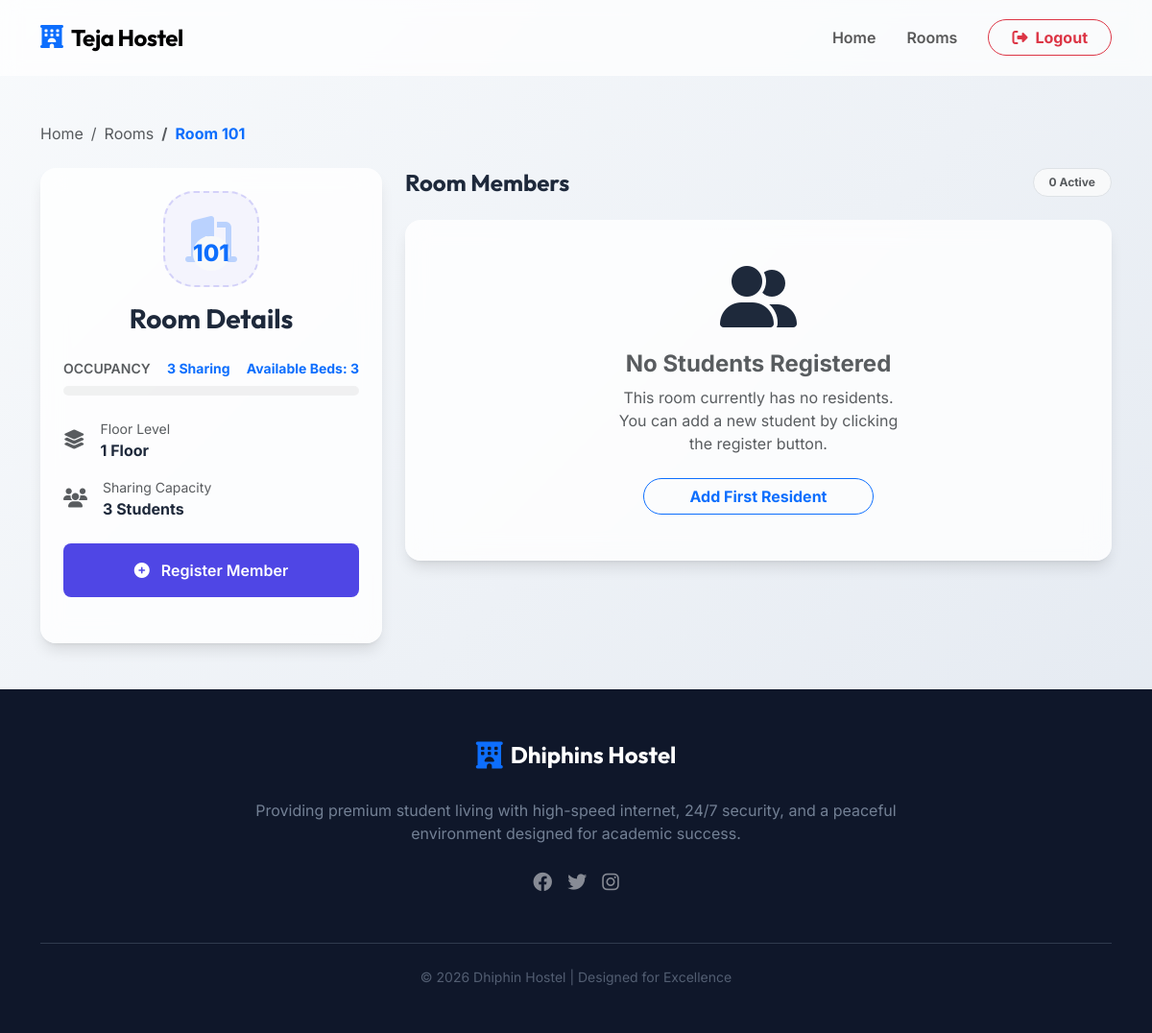
The page /myapp/room_details/101 (signed in) on the database as committed earlier.
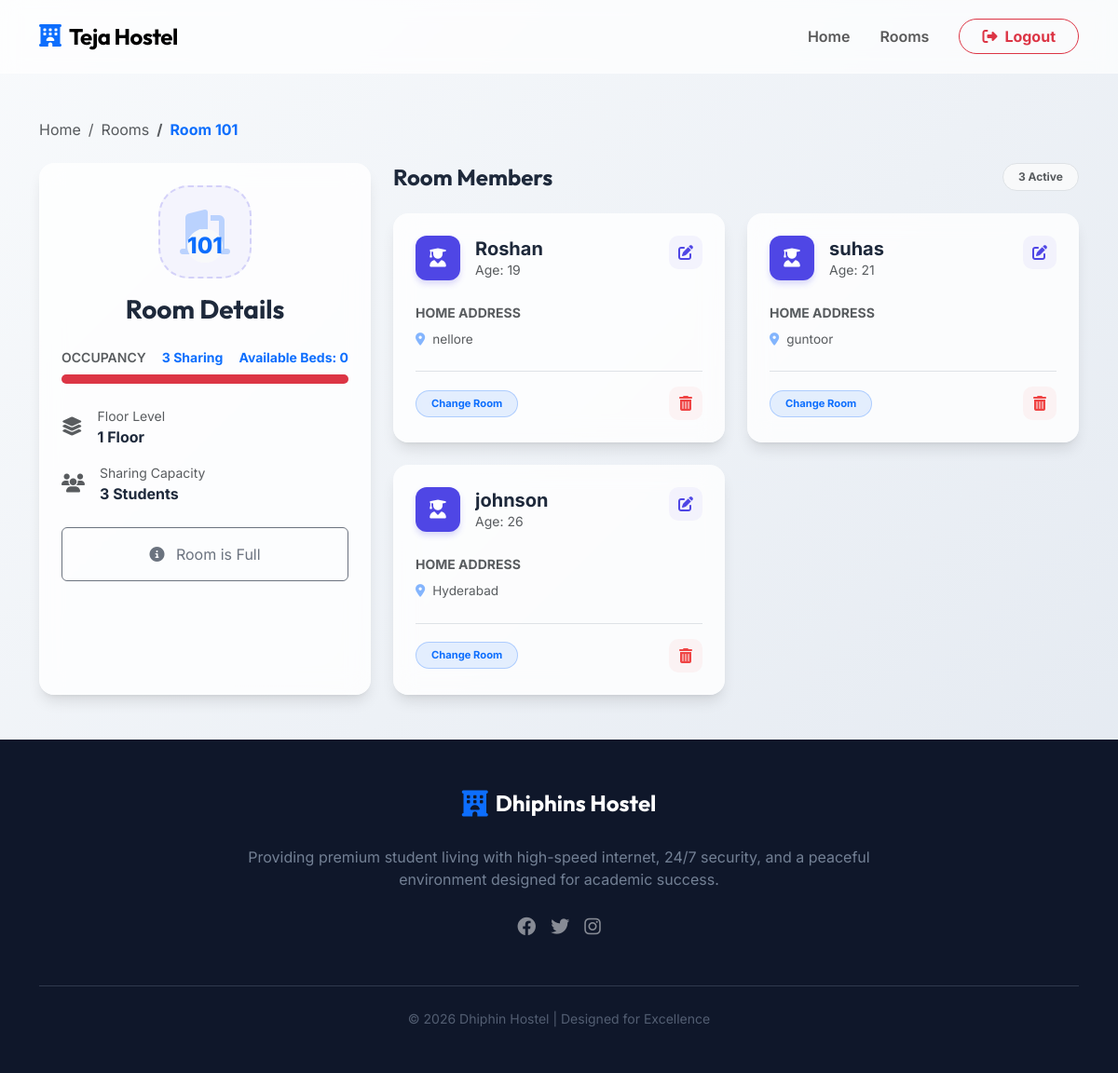
The same page on the database as committed later.
### myapp/models.py (models this page shows, shortened)
class Room(models.Model):
    room_no=models.IntegerField(primary_key=True)
    floor=models.IntegerField()
    sharing=models.IntegerField()
    @property
    def available_slots(self):
        total_members = self.person_set.count()
        return self.sharing - total_members

class Person(models.Model):
    name=models.CharField(max_length=50)
    age=models.IntegerField()
    address=models.CharField(max_length=100)
    room = models.ForeignKey(Room, on_delete=models.CASCADE)

### myapp/views.py (the view)
# urls.py: path('room_details/<int:room_no>',views.Room_details,name='room_details'),
@login_required
def Room_details(request, room_no):
    room = Room.objects.get(room_no=room_no)
    persons = Person.objects.filter(room=room)
    return render(request, template_name='myapp/Room_details.html', context={'room': room, 'persons': persons})

### templates/myapp/Room_details.html (shortened to what this page needs)
{% extends "myapp/base.html" %}
{% block content %}
<div class="container py-5">
  <nav aria-label="breadcrumb" class="mb-4">
    <ol class="breadcrumb">
      <li class="breadcrumb-item"><a href="{% url 'home' %}" class="text-decoration-none text-muted">Home</a></li>
      <li class="breadcrumb-item"><a href="{% url 'rooms' %}" class="text-decoration-none text-muted">Rooms</a></li>
      <li class="breadcrumb-item active fw-bold text-primary" aria-current="page">Room {{ room.room_no }}</li>
    </ol>
  </nav>
  <div class="row g-4">
    <div class="col-lg-4">
      <div class="glass-card p-4 border-0 mb-4 h-100">
        <div class="text-center mb-4">
          <div class="room-icon-wrapper mb-3 mx-auto">
            <span class="room-number-large text-primary bg-light border-0 rounded-pill px-10">{{ room.room_no }}</span>
          </div>
          <h3 class="fw-bold mb-1" style="font-family: 'Outfit', sans-serif;">Room Details</h3>
        </div>
        <div class="room-stats mb-4">
          <div class="d-flex justify-content-between mb-2">
            <span class="text-muted fw-semibold small">OCCUPANCY</span>
            <span class="fw-bold text-primary small"> {{ room.sharing }} Sharing</span>
            <span class="fw-bold text-primary small">Available Beds: {{ room.available_slots }}</span>
          </div>
          <div class="progress mb-4" style="height: 10px; border-radius: 5px; background-color: rgba(0,0,0,0.05);">
            <div class="progress-bar
                            {% if room.available_slots == 0 %} bg-danger
                            {% elif room.available_slots == room.sharing %} bg-success
                            {% else %} bg-warning
                            {% endif %}" role="progressbar"
              style="width: {% widthratio persons.count room.sharing 100 %}%"
              aria-valuenow="{% widthratio persons.count room.sharing 100 %}" aria-valuemin="0" aria-valuemax="100">
            </div>
          </div>
          <div class="grid gap-3">
            <div class="d-flex align-items-center mb-3">
              <i class="fas fa-layer-group text-muted me-3 fs-5"></i>
              <div>
                <div class="small text-muted">Floor Level</div>
                <div class="fw-bold fs-6">{{ room.floor }} Floor</div>
              </div>
            </div>
            <div class="d-flex align-items-center">
              <i class="fas fa-users text-muted me-3 fs-5"></i>
              <div>
                <div class="small text-muted">Sharing Capacity</div>
                <div class="fw-bold fs-6">{{ room.sharing }} Students</div>
              </div>
            </div>
          </div>
        </div>
        <div class="d-grid gap-2">
          {% if request.user.is_superuser %}
            {% if room.available_slots > 0 %}
            <a href="{% url 'add_person' room.room_no %}" class="btn btn-primary-modern py-3">
              <i class="fas fa-plus-circle me-2"></i> Register Member
            </a>
            {% else %}
            <button class="btn btn-secondary-modern py-3 cursor-not-allowed" disabled>
              <i class="fas fa-info-circle me-2"></i> Room is Full
            </button>
            {% endif %}
          {% endif %}
        </div>
      </div>
    </div>
    <div class="col-lg-8">
      <div class="d-flex justify-content-between align-items-center mb-4">
        <h4 class="fw-bold mb-0" style="font-family: 'Outfit', sans-serif;">Room Members</h4>
        <div class="badge bg-light text-muted border px-3 py-2 rounded-pill">
          {{ persons.count }} Active
        </div>
      </div>
      <div class="row g-4">
        {% for person in persons %}
        <div class="col-md-6">
          <div class="glass-card member-card p-4 border-0 h-100">
            <div class="d-flex justify-content-between align-items-start mb-4">
              <div class="d-flex align-items-center">
                <div class="member-avatar me-3">
                  <i class="fas fa-user-graduate"></i>
                </div>
                <div>
                  <h5 class="fw-bold mb-0 text-truncate" style="max-width: 155px;">{{ person.name }}</h5>
                  <p class="text-muted small mb-0">Age: {{ person.age }}</p>
                </div>
              </div>
              {% if request.user.is_superuser %}
              <a href="{% url 'edit_person' person.id %}" class="text-primary-link" title="Edit Member">
                <i class="fas fa-edit"></i>
              </a>
              {% endif %}
            </div>
            <div class="mb-4">
              <div class="small fw-bold text-muted text-uppercase mb-2">HOME ADDRESS</div>
              <p class="text-muted small mb-0 line-clamp-2" style="font-size: 0.85rem;">
                <i class="fas fa-map-marker-alt me-2 text-primary opacity-50"></i>{{ person.address }}
              </p>
            </div>
            {% if request.user.is_superuser %}
            <div class="d-flex justify-content-between align-items-center border-top pt-3 mt-auto ">
              <span
                class="badge bg-primary bg-opacity-10 text-primary border-primary border-opacity-25 border px-3 py-2 rounded-pill btn-primary"
                style="font-size: 0.7rem;">
                <a href="{% url 'change_room' person.id %}" style="text-decoration: none;" title="change room">Change
                  Room</a>
              </span>
              <a href="{% url 'delete' person.id %}" class="text-danger-link" title="Remove Member">
                <i class="fas fa-trash-alt"></i>
              </a>
            </div>
            {% endif %}
          </div>
        </div>
        {% empty %}
        <div class="col-12">
          <div class="glass-card p-5 border-0 text-center">
            <div class="empty-state-icon mb-4">
              <i class="fas fa-user-friends fa-4x opacity-10"></i>
            </div>
            <h4 class="text-muted fw-bold">No Students Registered</h4>
            <p class="text-muted mx-auto mb-4" style="max-width: 300px;">
              This room currently has no residents. {% if request.user.is_superuser %}You can add a new student by clicking the register button.{% endif %}
            </p>
            {% if request.user.is_superuser %}
              {% if room.available_slots > 0 %}
              <a href="{% url 'add_person' room.room_no %}" class="btn btn-outline-primary px-5 rounded-pill fw-bold">Add
                First
                Resident</a>
              {% endif %}
            {% endif %}
          </div>
        </div>
        {% endfor %}
      </div>
    </div>
  </div>
</div>
{% endblock %}

### templates/myapp/base.html (shortened to what this page needs)
{% load static %}
<!DOCTYPE html>
<html lang="en">
<head>
    <link href="https://cdn.jsdelivr.net/npm/bootstrap@5.3.0/dist/css/bootstrap.min.css" rel="stylesheet">
    <link rel="stylesheet" href="https://cdnjs.cloudflare.com/ajax/libs/font-awesome/6.4.0/css/all.min.css">
    <link rel="stylesheet" href="{% static 'myapp/css/style.css' %}">
</head>
<body class="d-flex flex-column min-vh-100">
    {% include "myapp/header.html" %}
    <main class="flex-fill">
        {% block content %}
        {% endblock %}
    </main>
    {% include "myapp/footer.html" %}
</body>
</html>

### templates/myapp/header.html (shortened to what this page needs)
<nav class="navbar navbar-expand-lg navbar-light glass-nav sticky-top py-3">
  <div class="container">
    <a class="navbar-brand fw-bold fs-4 d-flex align-items-center" href="{% url 'home' %}">
      <span class="text-primary me-2"><i class="fas fa-hotel"></i></span>
      <span style="font-family: 'Outfit', sans-serif; letter-spacing: -0.5px;">Teja Hostel</span>
    </a>
    <div class="collapse navbar-collapse justify-content-end" id="navbarNav">
      <ul class="navbar-nav align-items-center">
        <li class="nav-item px-2">
          <a class="nav-link fw-semibold {% if request.resolver_match.url_name == 'home' %}active text-primary{% endif %}"
            href="{% url 'home' %}">Home</a>
        </li>
        <li class="nav-item px-2">
          <a class="nav-link fw-semibold {% if request.resolver_match.url_name == 'rooms' %}active text-primary{% endif %}"
            href="{% url 'rooms' %}">Rooms</a>
        </li>
        <li class="nav-item ms-lg-3">
          {% if request.user.is_authenticated %}
          <form method="post" action="{% url 'logout' %}" style="display: inline;">
            <button type="submit" class="btn btn-outline-danger rounded-pill px-4 fw-bold">
              <i class="fas fa-sign-out-alt me-2"></i>Logout
            </button>
          </form>
          {% endif %}
        </li>
      </ul>
    </div>
  </div>
</nav>

### templates/myapp/footer.html
<footer class="py-5 mt-auto">
  <div class="container text-center">
    <div class="d-flex align-items-center justify-content-center mb-4">
      <span class="text-primary fs-3 me-2"><i class="fas fa-hotel"></i></span>
      <h4 class="fw-bold mb-0 text-white" style="font-family: 'Outfit', sans-serif;">Dhiphins Hostel</h4>
    </div>
    <div class="row justify-content-center">
      <div class="col-md-8">
        <p class="mb-4 opacity-75">
          Providing premium student living with high-speed internet, 24/7 security,
          and a peaceful environment designed for academic success.
        </p>
        <div class="d-flex justify-content-center gap-3 mb-4">
          <a href="#" class="text-white opacity-50 hover-opacity-100 fs-5"><i class="fab fa-facebook"></i></a>
          <a href="#" class="text-white opacity-50 hover-opacity-100 fs-5"><i class="fab fa-twitter"></i></a>
          <a href="#" class="text-white opacity-50 hover-opacity-100 fs-5"><i class="fab fa-instagram"></i></a>
        </div>
      </div>
    </div>
    <hr class="my-4 opacity-25 bg-light">
    <div class="text-center small opacity-50">
      © 2026 Dhiphin Hostel | Designed for Excellence
    </div>
  </div>
</footer>

### myapp/static/myapp/css/style.css (style rules this page uses)
:root { --primary-color: #4f46e5; --primary-hover: #4338ca; --secondary-color: #64748b; --bg-gradient: linear-gradient(135deg, #f8fafc 0%, #e2e8f0 100%); --card-bg: rgba(255, 255, 255, 0.8); --glass-border: rgba(255, 255, 255, 0.3); --text-main: #1e293b; --text-muted: #64748b; --shadow-sm: 0 1px 2px 0 rgb(0 0 0 / 0.05); --shadow-md: 0 4px 6px -1px rgb(0 0 0 / 0.1), 0 2px 4px -2px rgb(0 0 0 / 0.1); --shadow-lg: 0 10px 15px -3px rgb(0 0 0 / 0.1), 0 4px 6px -4px rgb(0 0 0 / 0.1); }
body { font-family: 'Inter', sans-serif; background: var(--bg-gradient); color: var(--text-main); min-height: 100vh; }
.glass-card { background: var(--card-bg); backdrop-filter: blur(12px); -webkit-backdrop-filter: blur(12px); border: 1px solid var(--glass-border); border-radius: 1rem; box-shadow: var(--shadow-lg); transition: transform 0.3s ease, box-shadow 0.3s ease; }
.glass-nav { background: rgba(255, 255, 255, 0.7) !important; backdrop-filter: blur(10px); -webkit-backdrop-filter: blur(10px); border-bottom: 1px solid var(--glass-border); }
footer { background: #0f172a !important; color: #94a3b8 !important; }

### templates/myapp/Room_details.html (style rules this page uses)
.room-icon-wrapper { width: 100px; height: 100px; background: rgba(79, 70, 229, 0.05); border-radius: 2rem; display: flex; flex-direction: column; align-items: center; justify-content: center; position: relative; border: 2px dashed rgba(79, 70, 229, 0.2); }
.room-number-large { position: absolute; font-size: 1.5rem; font-weight: 800; color: var(--primary-color); bottom: 15px; }
.member-avatar { width: 48px; height: 48px; background: var(--primary-color); color: white; border-radius: 12px; display: flex; align-items: center; justify-content: center; font-size: 1.25rem; box-shadow: 0 4px 6px rgba(79, 70, 229, 0.2); }
.text-danger-link { width: 36px; height: 36px; display: flex; align-items: center; justify-content: center; background: rgba(239, 68, 68, 0.05); color: #ef4444; border-radius: 10px; text-decoration: none; transition: all 0.2s; }
.text-primary-link { width: 36px; height: 36px; display: flex; align-items: center; justify-content: center; background: rgba(79, 70, 229, 0.05); color: var(--primary-color); border-radius: 10px; text-decoration: none; transition: all 0.2s; }
.cursor-not-allowed { cursor: not-allowed; }
.line-clamp-2 { display: -webkit-box; -webkit-line-clamp: 2; line-clamp: 2; -webkit-box-orient: vertical; overflow: hidden; }
.member-card { transition: transform 0.3s cubic-bezier(0.4, 0, 0.2, 1); }

Rows that differ between the two databases and show on the page:
computed for Room id 101: available_slots "3" → "0"
added Person: name "Roshan", age "19", address "nellore"
added Person: name "suhas", age "21", address "guntoor"
added Person: name "johnson", age "26", address "Hyderabad"
Other text that changed with them:
{{ persons.count }}: "0" → "3"
text no longer shown: "Register Member No Students Registered This room currently has no residents. You can add a new student by clicking the register button. Add First Resident"
text now shown: "Room is Full"
